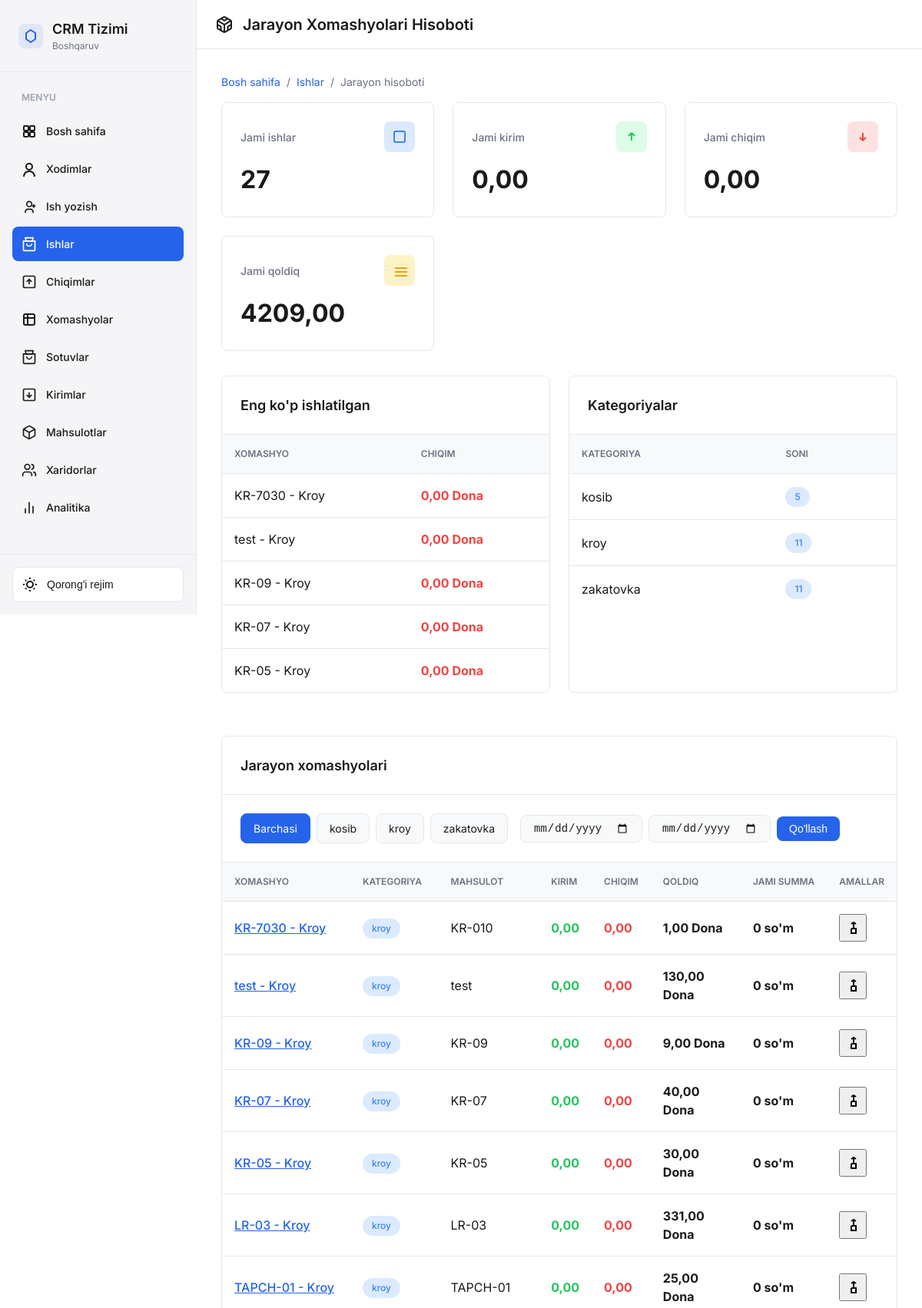
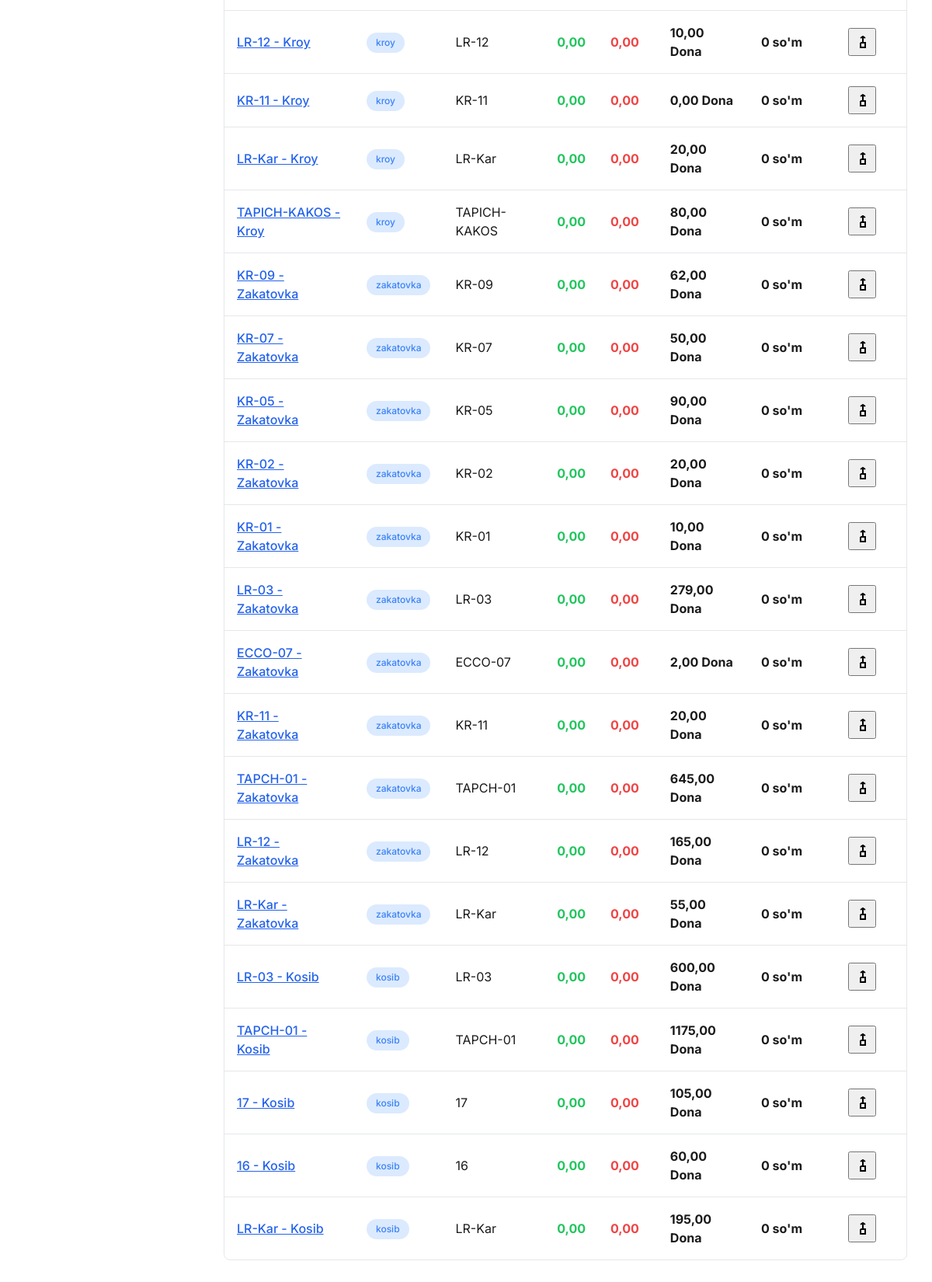
The page /xomashyo/jarayon-hisobot/ (signed in) on the database as committed earlier (2 pictures, top to bottom).
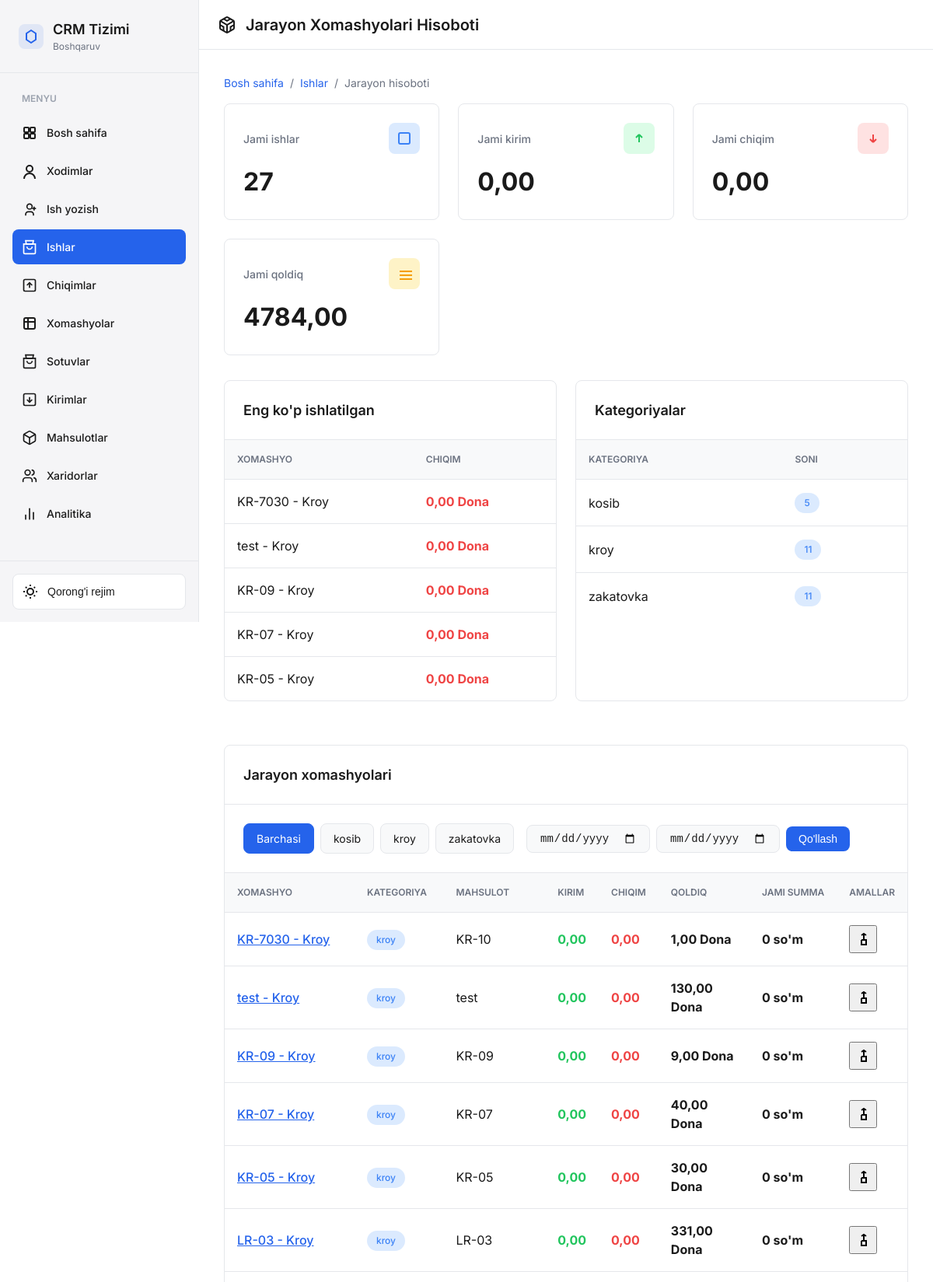
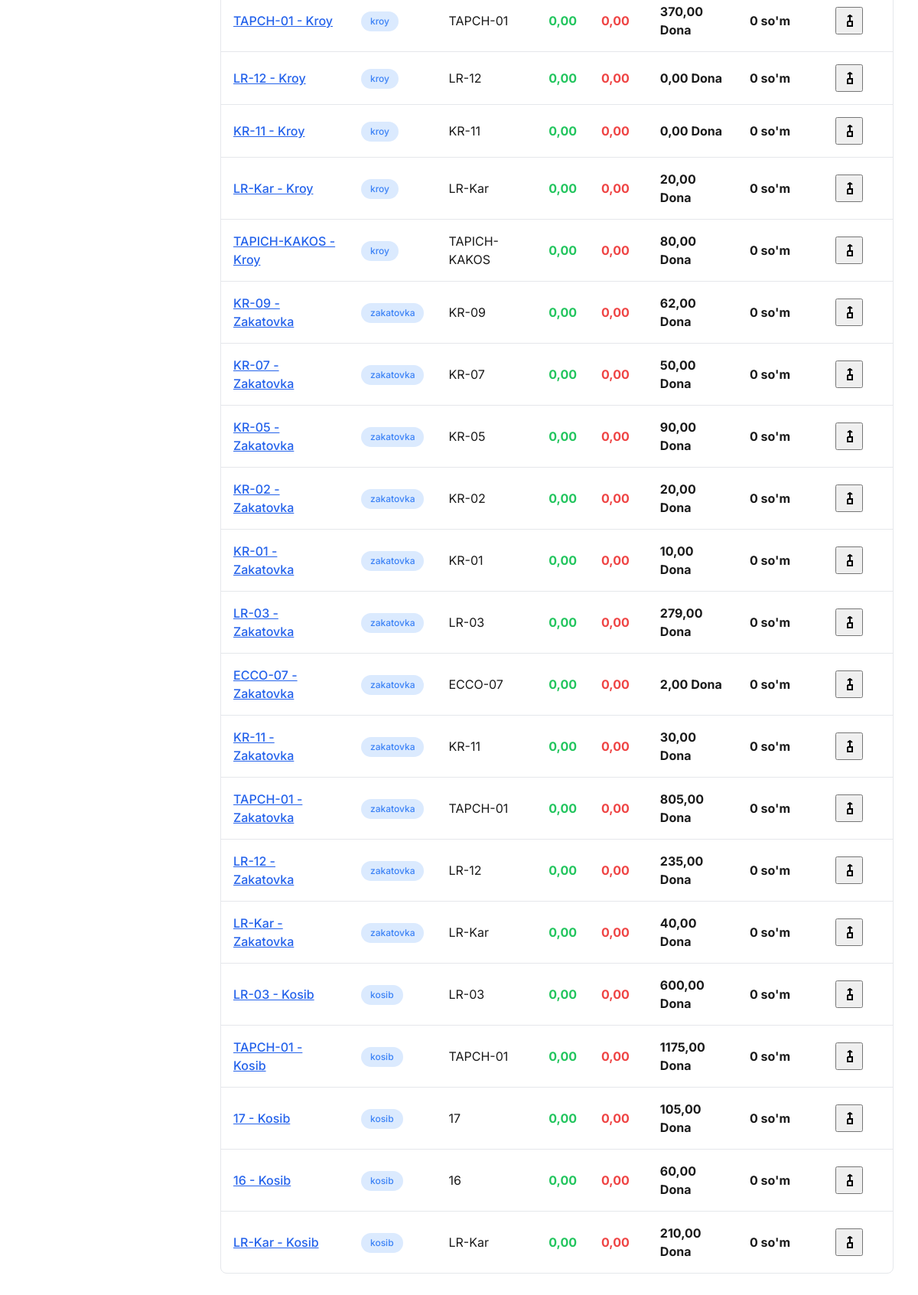
The same page on the database as committed later (2 pictures, top to bottom).
### xomashyo/models.py (models this page shows, shortened)
class Xomashyo(models.Model):
    OLCHOV_BIRLIKLARI = [
        ('kg',   'Kilogramm'),
        ('gr',   'Gramm'),
        ('lt',   'Litr'),
        ('dona', 'Dona'),
        ('dm',   'Desimetr'),
    ]
    HOLAT_CHOICES = [
        ('active',   'Faol'),
        ('deactive', 'Nofaol'),
        ('expired',  'Muddati o\'tgan'),
    ]
    nomi              = models.CharField(max_length=255)
    mahsulot          = models.ForeignKey(
        "crm.Product", on_delete=models.CASCADE, null=True, blank=True
    )
    category          = models.ForeignKey(
        XomashyoCategory, on_delete=models.PROTECT,
        related_name='xomashyolar', verbose_name="Kategoriya"
    )
    rang              = models.CharField(max_length=50, null=True, blank=True)
    miqdori           = models.DecimalField(max_digits=10, decimal_places=2, default=0)
    olchov_birligi    = models.CharField(max_length=20, choices=OLCHOV_BIRLIKLARI)
    minimal_miqdor    = models.DecimalField(max_digits=10, decimal_places=2, default=0)
    narxi             = models.DecimalField(max_digits=15, decimal_places=2, null=True, blank=True)
    narxi_usd         = models.DecimalField(max_digits=15, decimal_places=4, null=True, blank=True)
    yetkazib_beruvchi = models.ForeignKey(
        YetkazibBeruvchi, on_delete=models.SET_NULL, null=True, blank=True
    )
    qabul_qilingan_sana = models.DateField(auto_now_add=True)
    amal_qilish_muddati = models.DateField(null=True, blank=True)
    updated_at          = models.DateTimeField(auto_now=True)
    holati              = models.CharField(max_length=20, choices=HOLAT_CHOICES, default='active')
    qr_code             = models.CharField(max_length=100, blank=True)
    class Meta:
        verbose_name = "Xomashyo"
        verbose_name_plural = "Xomashyolar"

class XomashyoCategory(models.Model):
    CATEGORY_TYPES = [
        ('real',    'Real xomashyo'),
        ('process', 'Jarayon xomashyo'),
    ]
    name   = models.CharField(max_length=200, verbose_name="Kategoriya nomi")
    tavsif = models.TextField(blank=True, verbose_name="Tavsif")
    tartib = models.IntegerField(default=0, verbose_name="Tartib raqami")
    turi   = models.CharField(
        max_length=20, choices=CATEGORY_TYPES,
        default='real', verbose_name="Kategoriya turi"
    )
    class Meta:
        verbose_name = "Xomashyo kategoriyasi"
        verbose_name_plural = "Xomashyo kategoriyalari"
        ordering = ['tartib', 'name']

### crm/models.py (models this page shows, shortened)
class Product(models.Model):
    STATUS_CHOICES = [
        ('new', 'Yangi'),
        ('bestseller', "Ko'p sotiladigan"),
        ('sale', 'Chegirma'),
    ]
    status = models.CharField(max_length=20, choices=STATUS_CHOICES, default='new', verbose_name="Holati")
    category = models.ForeignKey(Category, on_delete=models.CASCADE, related_name="products", null=True, verbose_name="Kategoriya")
    nomi = models.CharField(max_length=255, verbose_name="Nomi",unique=True)
    description = models.TextField(verbose_name="Tavsif")
    narxi = models.DecimalField(max_digits=10, decimal_places=2, verbose_name="Narxi")
    image = models.ImageField(upload_to="products/", verbose_name="Rasm",null=True,blank=True)
    avg_profit = models.PositiveIntegerField(default=0, verbose_name="O'rtacha foyda")
    created_at = models.DateTimeField(auto_now_add=True, verbose_name="Yaratilgan sana")
    narx_kosib = models.IntegerField(default=0, verbose_name="Kasb narxi")
    narx_zakatovka = models.IntegerField(default=0, verbose_name="Zakatovka narxi")
    narx_kroy = models.IntegerField(default=0, verbose_name="Kesish narxi")
    narx_rezak = models.IntegerField(default=0, verbose_name="Rezak kesish narxi")
    narx_pardoz = models.IntegerField(default=0, verbose_name="Pardoza narxi")
    soni = models.PositiveIntegerField(default=0,null=True,blank=True)
    teri_sarfi = models.DecimalField(
        max_digits=10,
        decimal_places=2,
        default=0,
        help_text="1 ta mahsulot uchun teri sarfi (kg, m2 yoki dona)",
        verbose_name="Terı sarfi"
    )
    astar_sarfi = models.DecimalField(
        max_digits=10,
        decimal_places=2,
        default=0,
        help_text="1 ta mahsulot uchun astar sarfi (kg, m2 yoki dona)",
        verbose_name="Astar sarfi"
    )
    class Meta:
        verbose_name = "Mahsulot"
        verbose_name_plural = "Mahsulotlar"
        constraints = [
            models.UniqueConstraint(fields=["category", "nomi"], name="uniq_product_category_nomi"),
        ]

### xomashyo/views.py (the view)
# urls.py: path('jarayon-hisobot/', views.jarayon_xomashyo_hisobot, name='jarayon_hisobot'),
@login_required(login_url="login")
@user_passes_test(is_admin,login_url='login')
def jarayon_xomashyo_hisobot(request):
    jarayon_categories = XomashyoCategory.objects.filter(turi='process')
    selected_category = request.GET.get('category', 'all')
    date_from = request.GET.get('date_from', '')
    date_to = request.GET.get('date_to', '')
    xomashyolar = Xomashyo.objects.filter(
        category__turi='process'
    ).select_related('category', 'yetkazib_beruvchi')
    if selected_category != 'all':
        xomashyolar = xomashyolar.filter(category_id=selected_category)
    xomashyo_list = []
    jami_kirim = 0
    jami_chiqim = 0
    jami_qoldiq = 0
    for xomashyo in xomashyolar:
        harakatlar_query = XomashyoHarakat.objects.filter(
            Q(xomashyo=xomashyo) | Q(xomashyo_variant__xomashyo=xomashyo)
        )
        if date_from:
            harakatlar_query = harakatlar_query.filter(
                sana__gte=datetime.strptime(date_from, '%Y-%m-%d')
            )
        if date_to:
            harakatlar_query = harakatlar_query.filter(
                sana__lte=datetime.strptime(date_to, '%Y-%m-%d')
            )
        kirim = harakatlar_query.filter(
            harakat_turi='kirim'
        ).aggregate(
            jami=Coalesce(Sum('miqdori'), 0, output_field=DecimalField())
        )['jami']
        chiqim = harakatlar_query.filter(
            harakat_turi='chiqim'
        ).aggregate(
            jami=Coalesce(Sum('miqdori'), 0, output_field=DecimalField())
        )['jami']
        qoldiq = xomashyo.miqdori
        jami_summa = qoldiq * (xomashyo.narxi or 0)
        xomashyo_list.append({
            'xomashyo': xomashyo,
            'kirim': kirim,
            'chiqim': chiqim,
            'qoldiq': qoldiq,
            'jami_summa': jami_summa,
            'oxirgi_harakatlar': harakatlar_query.order_by('-sana')[:5]
        })
        jami_kirim += kirim
        jami_chiqim += chiqim
        jami_qoldiq += qoldiq
    eng_kop_ishlatilgan = sorted(
        xomashyo_list,
        key=lambda x: x['chiqim'],
        reverse=True
    )[:5]
    context = {
        'jarayon_categories': jarayon_categories,
        'selected_category': selected_category,
        'date_from': date_from,
        'date_to': date_to,
        'xomashyo_list': xomashyo_list,
        'jami_kirim': jami_kirim,
        'jami_chiqim': jami_chiqim,
        'jami_qoldiq': jami_qoldiq,
        'eng_kop_ishlatilgan': eng_kop_ishlatilgan,
        'jami_xomashyolar': len(xomashyo_list),
    }
    return render(request, 'xomashyo/jarayon_hisobot.html', context)

### crm/views.py (called while the page is built)
def is_admin(user):
    return user.is_authenticated and (user.is_staff or user.is_superuser)

### templates/xomashyo/jarayon_hisobot.html (shortened to what the changed rows need)
{% extends 'base.html' %}
{% load static %}
{% load humanize %}
{% load custom_filters %}
{% block content %}
<div class="main-content">
    <main class="content">
        <div class="page">
            <div class="stats-grid">
                <div class="stat-card">
                    <div class="stat-header">
                        <span>Jami qoldiq</span>
                        <div class="stat-icon warning">
                        </div>
                    </div>
                    <div class="stat-value">{{ jami_qoldiq|floatformat:2 }}</div>
                </div>
            </div>
            <div class="grid-2">
                <div class="card">
                    <table>
                        <thead>
                            <tr>
                                <th>Xomashyo</th>
                                <th>Chiqim</th>
                            </tr>
                        </thead>
                        <tbody>
                            {% for item in eng_kop_ishlatilgan %}
                            <tr>
                                <td>{{ item.xomashyo.nomi }}</td>
                                <td><strong style="color: var(--color-danger);">{{ item.chiqim|floatformat:2 }} {{ item.xomashyo.get_olchov_birligi_display }}</strong></td>
                            </tr>
                            {% endfor %}
                        </tbody>
                    </table>
                </div>
                <div class="card">
                    <table>
                        <thead>
                            <tr>
                                <th>Kategoriya</th>
                                <th>Soni</th>
                            </tr>
                        </thead>
                    </table>
                </div>
            </div>
            <div class="card">
                {% if xomashyo_list %}
                    <table>
                        <thead>
                            <tr>
                                <th>Xomashyo</th>
                                <th>Kategoriya</th>
                                <th>Mahsulot</th>
                                <th>Kirim</th>
                                <th>Chiqim</th>
                                <th>Qoldiq</th>
                                <th>Jami summa</th>
                                <th>Amallar</th>
                            </tr>
                        </thead>
                        <tbody>
                            {% for item in xomashyo_list %}
                            <tr>
                                <td>
                                    <a href="{% url 'xomashyo:xomashyo_detail' item.xomashyo.id %}" style="color: var(--color-primary); font-weight: 500;">
                                        {{ item.xomashyo.nomi }}
                                    </a>
                                </td>
                                <td><span class="badge badge-info">{{ item.xomashyo.category.name }}</span></td>
                                <td>{{ item.xomashyo.mahsulot.nomi|default:"-" }}</td>
                                <td><strong style="color: var(--color-success);">{{ item.kirim|floatformat:2 }}</strong></td>
                                <td><strong style="color: var(--color-danger);">{{ item.chiqim|floatformat:2 }}</strong></td>
                                <td><strong>{{ item.qoldiq|floatformat:2 }} {{ item.xomashyo.get_olchov_birligi_display }}</strong></td>
                                <td><strong>{{ item.jami_summa|floatformat:0|intcomma }} so'm</strong></td>
                                <td>
                                    <button class="btn-icon" onclick="toggleDetails({{ item.xomashyo.id }})" title="Harakatlar">
                                        <svg width="16" height="16" viewBox="0 0 16 16" fill="none" stroke="currentColor" stroke-width="2">
                                            <polyline points="6 9 12 9 12 15 6 15 6 9"/>
                                            <line x1="9" y1="9" x2="9" y2="1"/>
                                            <polyline points="6 3 9 1 12 3"/>
                                        </svg>
                                    </button>
                                </td>
                            </tr>
                            {% endfor %}
                        </tbody>
                    </table>
                {% else %}
                    <p style="text-align: center; color: var(--text-secondary); padding: 3rem;">Jarayon xomashyolari topilmadi</p>
                {% endif %}
            </div>
        </div>
    </main>
</div>
{% endblock content %}

Rows that differ between the two databases and show on the page:
changed through a linked row, Xomashyo "KR-7030 - Kroy": xomashyo.mahsulot.nomi "KR-010" → "KR-10"
changed Xomashyo "TAPCH-01 - Kroy": qoldiq "25,00" → "370,00"
changed Xomashyo "LR-12 - Kroy": qoldiq "10,00" → "0,00"
changed Xomashyo "KR-11 - Zakatovka": qoldiq "20,00" → "30,00"
changed Xomashyo "TAPCH-01 - Zakatovka": qoldiq "645,00" → "805,00"
changed Xomashyo "LR-12 - Zakatovka": qoldiq "165,00" → "235,00"
changed Xomashyo "LR-Kar - Zakatovka": qoldiq "55,00" → "40,00"
changed Xomashyo "LR-Kar - Kosib": qoldiq "195,00" → "210,00"
Other text that changed with them:
{{ jami_qoldiq|floatformat:2 }}: "4209,00" → "4784,00"
